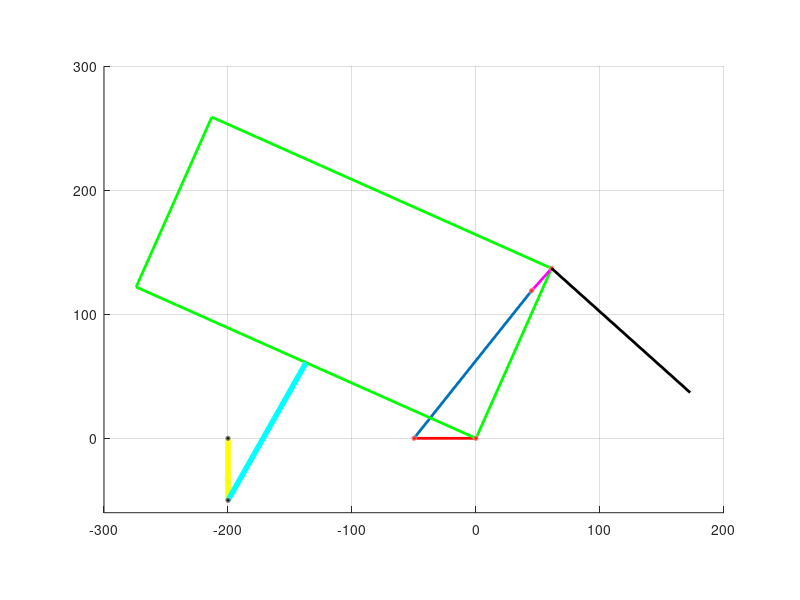
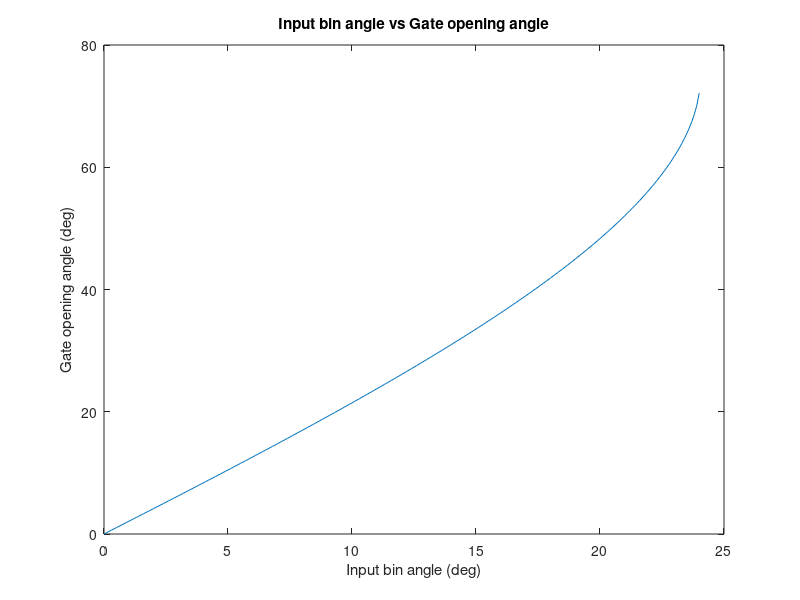

Recreate these plots in MATLAB, in order.
clear all
close all

L1 = 50;
L2 = 152.20;
L3 = 24.19;
L4 = 150;

Lg = 150;
Lc = 300;

a = Lc / 3;
b = (2 * Lc)/ 3;
    



theta = 0:0.1:24.06;

for i = 1:length(theta)
  %% Position analysis
  A = sind(90-theta(i));
  B = cosd(90-theta(i)) + (L1/L4);
  C = L1*cosd(90-theta(i))/L2 + ((L1*L1)+(L2*L2)+(L4*L4)-(L3*L3))/(2*L2*L4);

  beta(i) = 2*atand((A+sqrt((A*A)+(B*B)-(C*C)))/(B+C));
  theta1(i) = atand((L4*sind(90-theta(i))-L2*sind(beta(i)))/(L1 + L4*cosd(90-theta(i))-L2*cosd(beta(i))));

  % Define Joint Position

  Ox(i) = 0;
  Oy(i) = 0;

  Ax(i) = -L1;
  Ay(i) = 0;

  Cx(i) = Ox(i) + L4*cosd(90-theta(i));
  Cy(i) = Oy(i) + L4*sind(90-theta(i));

  Bx(i) = Ax(i) + L2*cosd(beta(i));
  By(i) = Ay(i) + L2*sind(beta(i));

  %Box Position

  Px(i) = Ox(i) - Lc*cosd(theta(i));
  Py(i) = Oy(i) + Lc*sind(theta(i));

  Qx(i) = Cx(i) - Lc*cosd(theta(i));
  Qy(i) = Cy(i) + Lc*sind(theta(i));
  
    A1x(i) = -b ;
    A1y(i) = 0 ;
    
    A2x(i) = -b ;
    A2y(i) = -a/2;
    
    A3x(i) = Ox(i) - ((Lc/2)*cosd(theta(i)));
    A3y(i) = Oy(i) + ((Lc/2)*sind(theta(i)));

  %Gate Position
   Gx(i) = Cx(i) + (Lg * cosd(90 - theta1(i)));
   Gy(i) = Cy(i) - (Lg * sind(90 - theta1(i)));
   
  %% plotting
  %Joining Joint Position
   %figure(1)
   set(gcf,'units','normalized','outerposition',[0 0 1 1])
   Frame = line([Ox(i), Ax(i)],[Oy(i),Ay(i)],'color', 'red', 'LineWidth', 2);
   L4bar_0 = line ([Ox(i), Cx(i)],[Oy(i),Cy(i)],'color', 'green','LineWidth', 2);
   L2bar = line ([Bx(i), Ax(i)],[By(i),Ay(i)], 'LineWidth', 2);
   L3bar = line ([Bx(i), Cx(i)],[By(i),Cy(i)],'color', 'magenta','LineWidth', 2);
   
  %Joining Box Joints
    L4bar_1 = line ([Ox(i), Px(i)],[Oy(i),Py(i)],'color', 'green','LineWidth', 2);
    L4bar_2 = line ([Px(i), Qx(i)],[Py(i),Qy(i)],'color', 'green','LineWidth', 2);
    L4bar_3 = line ([Qx(i), Cx(i)],[Qy(i),Cy(i)],'color', 'green','LineWidth', 2);
    

  %joining the actuator
    acc_hldr = line ([A1x(i), A2x(i)],[A1y(i),A2y(i)],'color', 'yellow' ,'LineWidth', 4);
    accu = line ([A3x(i), A2x(i)],[A3y(i),A2y(i)],'color', 'cyan', 'LineWidth', 4);
    
   
  
  point_o = viscircles([Ox(i) Oy(i)] , 1);
  point_a = viscircles([Ax(i) Ay(i)] , 1);
  point_c = viscircles([Cx(i) Cy(i)] , 1);
  point_b = viscircles([Bx(i) By(i)] , 1);
  point_a1 = viscircles([A1x(i) A1y(i)] , 1,'color', 'black');
  point_a2 = viscircles([A2x(i) A2y(i)] , 1,'color', 'black');
  
  

  %Joining Gate Joints
  gatebar = line([Cx(i), Gx(i)],[Cy(i),Gy(i)],'color', 'black', 'LineWidth', 2);
  pause(0.005);
  %plot([Cx(i) Gx(i)],[Cy(i) Gy(i)],'LineWidth',3)

        grid on;
        axis equal;
        axis([-300 200 -60 300]);
        %draw now;
        %hold off;
   if i<length(theta)

    delete(Frame);
    delete( L4bar_0);
    delete( L4bar_1);
    delete( L4bar_2);
    delete( L4bar_3);
    delete( L3bar);
    delete( L2bar);
    delete(acc_hldr);
    delete(accu);
    delete (gatebar);
    delete (point_a);
    delete (point_b);
    delete (point_c);
    delete (point_o);
    delete (point_a1)
    delete (point_a2)
   end 
end

figure(2)
set(gcf,'units','normalized','outerposition',[0 0 1 1])

opening = theta + theta1 ;
plot(theta,opening);

title ('Input bin angle vs Gate opening angle');
xlabel ('Input bin angle (deg)');
ylabel ('Gate opening angle (deg)');